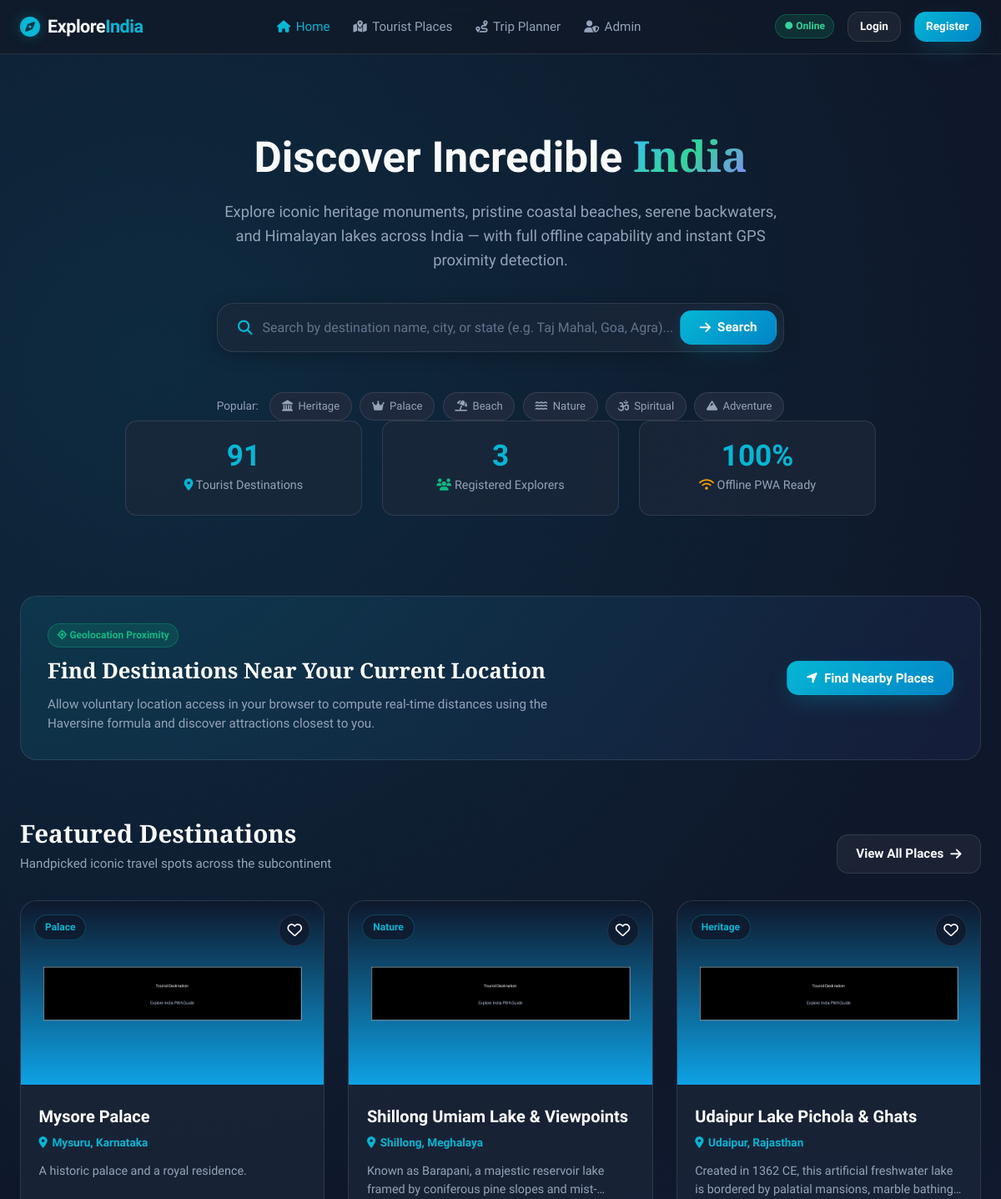
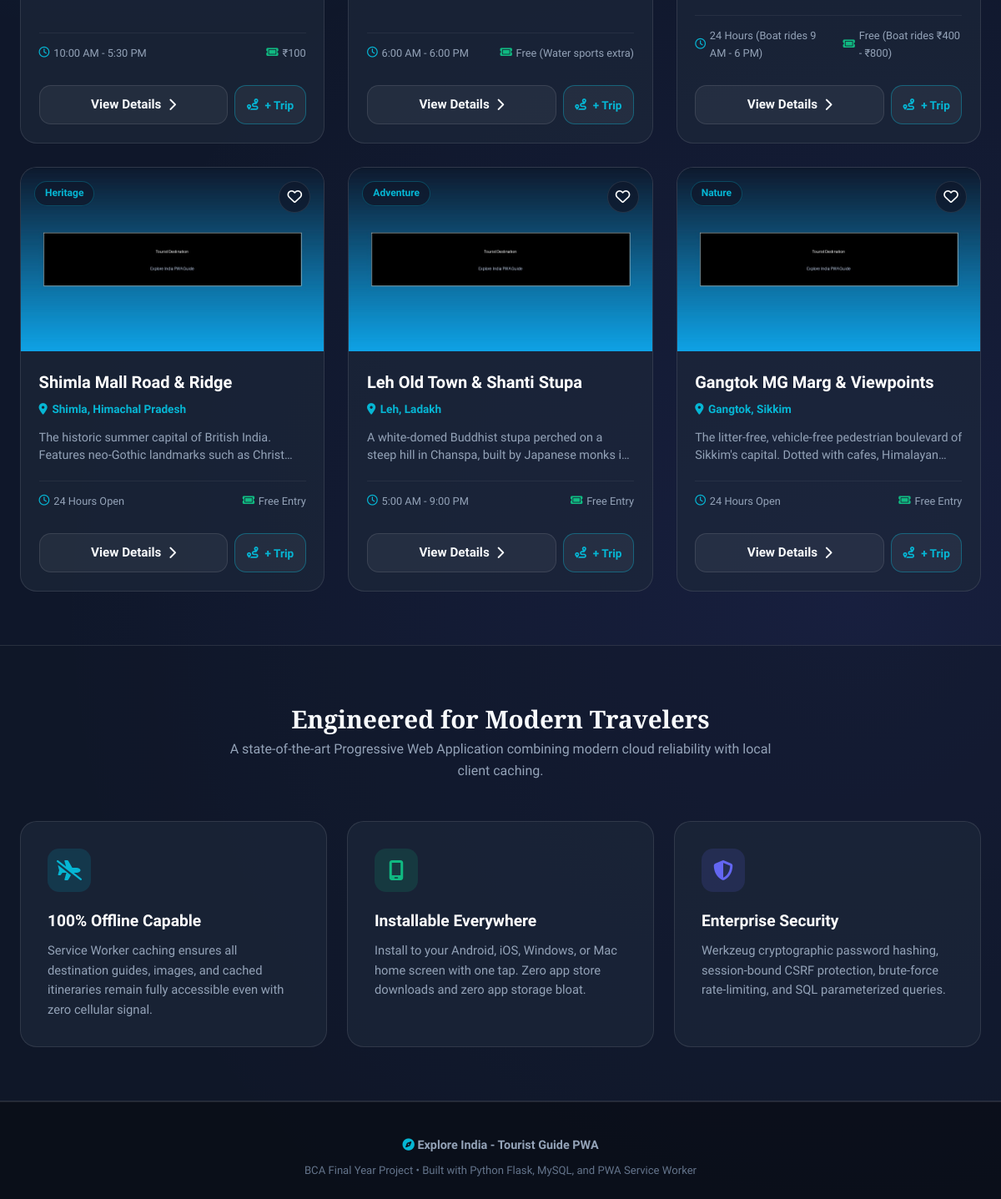
/api/index, run on the app's committed database (2 pictures, top to bottom).
### tables this page shows
CREATE TABLE tourist_places (
                place_id INTEGER PRIMARY KEY AUTOINCREMENT,
                name TEXT NOT NULL,
                location TEXT NOT NULL,
                description TEXT NOT NULL,
                timings TEXT DEFAULT '9:00 AM - 5:00 PM',
                entry_fee TEXT DEFAULT 'Free / Nominal',
                image TEXT DEFAULT 'default_place.jpg',
                category TEXT DEFAULT 'Heritage',
                created_at TIMESTAMP DEFAULT CURRENT_TIMESTAMP
            , latitude REAL NULL, longitude REAL NULL);

### app.py (the view)
@app.route('/')
@app.route('/api/index')
def home():
    try:
        places = query_db("SELECT * FROM tourist_places ORDER BY place_id DESC LIMIT 6", fetchall=True) or []
        places_count_row = query_db("SELECT COUNT(*) as cnt FROM tourist_places", fetchone=True)
        users_count_row = query_db("SELECT COUNT(*) as cnt FROM users", fetchone=True)
        total_places = places_count_row['cnt'] if places_count_row else 0
        total_users = users_count_row['cnt'] if users_count_row else 0
    except DatabaseError as de:
        logger.error("Database error on home page: %s", de)
        places = []
        total_places = 0
        total_users = 0
    except Exception as e:
        logger.error("Unexpected error on home page: %s", e)
        places = []
        total_places = 0
        total_users = 0
    user_fav_ids = []
    if 'user_id' in session:
        try:
            favs = query_db("SELECT place_id FROM favorites WHERE user_id = %s", (session['user_id'],), fetchall=True)
            user_fav_ids = [f['place_id'] for f in favs] if favs else []
        except Exception as e:
            logger.error("Error retrieving user favorites on home: %s", e)
    return render_template(
        'index.html',
        places=places,
        total_places=total_places,
        total_users=total_users,
        user_fav_ids=user_fav_ids
    )

### app.py (called while the page is built)
def get_csrf_token():
    if '_csrf_token' not in session:
        session['_csrf_token'] = secrets.token_hex(32)
    return session['_csrf_token']

@app.template_filter('image_url')
def image_url_filter(image_name):
    if not image_name:
        return url_for('static', filename='images/default_place.jpg')
    image_str = str(image_name).strip()
    if image_str.startswith(('http://', 'https://')):
        return image_str
    return url_for('static', filename='images/' + image_str)

@app.context_processor
def inject_template_helpers():
    return dict(csrf_token=get_csrf_token, image_url=image_url_filter)

    def __call__(self, environ, start_response):
        query_string = environ.get('QUERY_STRING', '')
        if '__path' in query_string:
            params = parse_qs(query_string, keep_blank_values=True)
            if '__path' in params:
                dest = params.pop('__path')[0].lstrip('/')
                environ['PATH_INFO'] = '/' + dest
                environ['QUERY_STRING'] = urlencode(params, doseq=True)
        elif environ.get('PATH_INFO') in ('/api/index', '/api/index.py'):
            environ['PATH_INFO'] = '/'
        return self.wsgi_app(environ, start_response)

### database.py (called while the page is built, shortened)
def get_sqlite_runtime_path():
    bundled_path = os.path.join(os.path.dirname(os.path.abspath(__file__)), 'tourist_guide.db')
    return bundled_path

def parse_database_config():
    db_url = os.environ.get('DATABASE_URL') or os.environ.get('MYSQL_URL')
    mysql_host = os.environ.get('MYSQL_HOST')
    return {
        'configured': False,
        'host': None,
        'port': 3306,
        'user': None,
        'password': '',
        'db': None,
        'ssl': False,
        'source': None
    }

def get_db():
    return db_instance.get_connection()

def is_mysql():
    return db_instance.use_mysql

def dict_from_row(row):
    if row is None:
        return None
    if isinstance(row, dict):
        return row
    return dict(row)

def dicts_from_rows(rows):
    return [dict_from_row(r) for r in rows]

### templates/index.html (shortened to what this page needs)
{% extends 'base.html' %}
{% block content %}
<section class="hero">
  <div class="container">
    <h1 class="hero-title">
      Discover Incredible <span class="gradient-text title-serif">India</span>
    </h1>
    <p class="hero-desc">
      Explore iconic heritage monuments, pristine coastal beaches, serene backwaters, and Himalayan lakes across India — with full offline capability and instant GPS proximity detection.
    </p>
    <div class="search-box-container">
      <form action="{{ url_for('view_places') }}" method="GET" class="search-form">
        <div class="search-input-group">
          <i class="fas fa-magnifying-glass"></i>
          <input type="text" name="q" class="search-input" placeholder="Search by destination name, city, or state (e.g. Taj Mahal, Goa, Agra)...">
        </div>
        <button type="submit" class="btn btn-primary">
          <i class="fas fa-arrow-right"></i> Search
        </button>
      </form>
    </div>
    <div style="display: flex; gap: 0.6rem; justify-content: center; flex-wrap: wrap; margin-top: 1.75rem;">
      <span style="font-size: 0.85rem; color: var(--text-muted); align-self: center; margin-right: 0.25rem;">Popular:</span>
      <a href="{{ url_for('view_places', category='Heritage') }}" class="pill-shortcut"><i class="fas fa-landmark"></i> Heritage</a>
      <a href="{{ url_for('view_places', category='Palace') }}" class="pill-shortcut"><i class="fas fa-crown"></i> Palace</a>
      <a href="{{ url_for('view_places', category='Beach') }}" class="pill-shortcut"><i class="fas fa-umbrella-beach"></i> Beach</a>
      <a href="{{ url_for('view_places', category='Nature') }}" class="pill-shortcut"><i class="fas fa-water"></i> Nature</a>
      <a href="{{ url_for('view_places', category='Spiritual') }}" class="pill-shortcut"><i class="fas fa-om"></i> Spiritual</a>
      <a href="{{ url_for('view_places', category='Adventure') }}" class="pill-shortcut"><i class="fas fa-mountain"></i> Adventure</a>
    </div>
    <div class="stats-grid">
      <div class="stat-card">
        <div class="stat-number">{{ total_places }}</div>
        <div class="stat-label"><i class="fas fa-location-dot" style="color: var(--primary);"></i> Tourist Destinations</div>
      </div>
      <div class="stat-card">
        <div class="stat-number">{{ total_users }}</div>
        <div class="stat-label"><i class="fas fa-users" style="color: var(--accent);"></i> Registered Explorers</div>
      </div>
      <div class="stat-card">
        <div class="stat-number">100%</div>
        <div class="stat-label"><i class="fas fa-wifi" style="color: var(--warning);"></i> Offline PWA Ready</div>
      </div>
    </div>
  </div>
</section>
<section style="padding: 2.5rem 0 1rem;">
  <div class="container">
    <div style="background: linear-gradient(135deg, rgba(6, 182, 212, 0.12), rgba(99, 102, 241, 0.08)); border: 1px solid var(--border-glass); border-radius: var(--radius-lg); padding: 2rem; display: flex; align-items: center; justify-content: space-between; flex-wrap: wrap; gap: 1.5rem;">
      <div style="max-width: 600px;">
        <span class="status-badge" style="background: rgba(16, 185, 129, 0.15); color: var(--accent); border: 1px solid rgba(16, 185, 129, 0.3); margin-bottom: 0.5rem; display: inline-block;">
          <i class="fas fa-location-crosshairs"></i> Geolocation Proximity
        </span>
        <h3 class="title-serif" style="font-size: 1.6rem; color: #fff; margin-bottom: 0.5rem;">
          Find Destinations Near Your Current Location
        </h3>
        <p style="color: var(--text-muted); font-size: 0.95rem; line-height: 1.5;">
          Allow voluntary location access in your browser to compute real-time distances using the Haversine formula and discover attractions closest to you.
        </p>
      </div>
      <button type="button" class="btn btn-primary" onclick="locateNearbyPlaces()">
        <i class="fas fa-location-arrow"></i> Find Nearby Places
      </button>
    </div>
  </div>
</section>
<section style="padding: 3rem 0 4rem;">
  <div class="container">
    <div class="section-header">
      <div>
        <h2 class="section-title title-serif">Featured Destinations</h2>
        <p class="section-subtitle">Handpicked iconic travel spots across the subcontinent</p>
      </div>
      <a href="{{ url_for('view_places') }}" class="btn btn-outline">
        View All Places <i class="fas fa-arrow-right"></i>
      </a>
    </div>
    <div class="places-grid">
      {% for place in places %}
        <div class="place-card">
          <div class="card-img-wrapper">
            <img src="{{ place.image|image_url }}" alt="{{ place.name }}" class="card-img" loading="lazy" onerror="this.onerror=null; this.src='/static/images/default_place.jpg';">
            <span class="category-pill">{{ place.category or 'Heritage' }}</span>
            <button class="fav-btn {% if place.place_id in user_fav_ids %}active{% endif %}" onclick="toggleFavorite({{ place.place_id }}, this)" aria-label="Save to Favorites" title="Save to Favorites">
              <i class="{% if place.place_id in user_fav_ids %}fas{% else %}far{% endif %} fa-heart"></i>
            </button>
          </div>
          <div class="card-body">
            <h3 class="place-title">{{ place.name }}</h3>
            <div class="place-location">
              <i class="fas fa-location-dot"></i> {{ place.location }}
            </div>
            <p class="place-desc">{{ place.description }}</p>
            <div class="card-info-row">
              <span class="info-item"><i class="far fa-clock" style="color: var(--primary);"></i> {{ place.timings }}</span>
              <span class="info-item" style="margin-left: auto;"><i class="fas fa-ticket" style="color: var(--accent);"></i> {{ place.entry_fee }}</span>
            </div>
            <div style="display: flex; gap: 0.5rem; margin-top: 0.75rem;">
              <a href="{{ url_for('place_details', place_id=place.place_id) }}" class="btn btn-outline" style="flex: 1;">
                View Details <i class="fas fa-chevron-right"></i>
              </a>
              <button type="button" onclick="openAddToTripModal({{ place.place_id }}, '{{ place.name|replace("'", "\\'") }}')" class="btn btn-outline btn-sm" title="Add to Trip Itinerary" style="color: var(--primary); border-color: rgba(6, 182, 212, 0.4);">
                <i class="fas fa-route"></i> + Trip
              </button>
            </div>
          </div>
        </div>
      {% endfor %}
    </div>
  </div>
</section>
<section style="padding: 4rem 0; background: rgba(17, 24, 39, 0.4); border-top: 1px solid var(--border-glass); border-bottom: 1px solid var(--border-glass);">
  <div class="container">
    <div style="text-align: center; max-width: 650px; margin: 0 auto 3rem;">
      <h2 class="section-title title-serif">Engineered for Modern Travelers</h2>
      <p style="color: var(--text-muted);">
        A state-of-the-art Progressive Web Application combining modern cloud reliability with local client caching.
      </p>
    </div>
    <div style="display: grid; grid-template-columns: repeat(auto-fit, minmax(260px, 1fr)); gap: 1.5rem;">
      <div class="feature-card" style="background: var(--bg-glass-card); border: 1px solid var(--border-glass); border-radius: var(--radius-lg); padding: 2rem;">
        <div style="width: 52px; height: 52px; border-radius: var(--radius-md); background: rgba(6, 182, 212, 0.15); color: var(--primary); display: flex; align-items: center; justify-content: center; font-size: 1.5rem; margin-bottom: 1.25rem;">
          <i class="fas fa-plane-slash"></i>
        </div>
        <h3 style="font-size: 1.2rem; margin-bottom: 0.5rem; color: #fff;">100% Offline Capable</h3>
        <p style="color: var(--text-muted); font-size: 0.92rem; line-height: 1.6;">
          Service Worker caching ensures all destination guides, images, and cached itineraries remain fully accessible even with zero cellular signal.
        </p>
      </div>
      <div class="feature-card" style="background: var(--bg-glass-card); border: 1px solid var(--border-glass); border-radius: var(--radius-lg); padding: 2rem;">
        <div style="width: 52px; height: 52px; border-radius: var(--radius-md); background: rgba(16, 185, 129, 0.15); color: var(--accent); display: flex; align-items: center; justify-content: center; font-size: 1.5rem; margin-bottom: 1.25rem;">
          <i class="fas fa-mobile-screen"></i>
        </div>
        <h3 style="font-size: 1.2rem; margin-bottom: 0.5rem; color: #fff;">Installable Everywhere</h3>
        <p style="color: var(--text-muted); font-size: 0.92rem; line-height: 1.6;">
          Install to your Android, iOS, Windows, or Mac home screen with one tap. Zero app store downloads and zero app storage bloat.
        </p>
      </div>
      <div class="feature-card" style="background: var(--bg-glass-card); border: 1px solid var(--border-glass); border-radius: var(--radius-lg); padding: 2rem;">
        <div style="width: 52px; height: 52px; border-radius: var(--radius-md); background: rgba(99, 102, 241, 0.15); color: var(--accent-secondary); display: flex; align-items: center; justify-content: center; font-size: 1.5rem; margin-bottom: 1.25rem;">
          <i class="fas fa-shield-halved"></i>
        </div>
        <h3 style="font-size: 1.2rem; margin-bottom: 0.5rem; color: #fff;">Enterprise Security</h3>
        <p style="color: var(--text-muted); font-size: 0.92rem; line-height: 1.6;">
          Werkzeug cryptographic password hashing, session-bound CSRF protection, brute-force rate-limiting, and SQL parameterized queries.
        </p>
      </div>
    </div>
  </div>
</section>
{% endblock %}

### templates/base.html (shortened to what this page needs)
<!DOCTYPE html>
<html lang="en">
<head>
  <link rel="stylesheet" href="https://cdnjs.cloudflare.com/ajax/libs/font-awesome/6.4.0/css/all.min.css">
  <link rel="stylesheet" href="{{ url_for('static', filename='css/style.css') }}">
</head>
<body>
  <nav class="navbar">
    <div class="container nav-container">
      <a href="{{ url_for('home') }}" class="nav-brand">
        <i class="fas fa-compass"></i>
        <span>Explore<span style="color: var(--primary);">India</span></span>
      </a>
      <ul class="nav-links" id="nav-menu">
        <li>
          <a href="{{ url_for('home') }}" class="nav-link {% if request.endpoint == 'home' %}active{% endif %}">
            <i class="fas fa-house"></i> Home
          </a>
        </li>
        <li>
          <a href="{{ url_for('view_places') }}" class="nav-link {% if request.endpoint == 'view_places' %}active{% endif %}">
            <i class="fas fa-map-location-dot"></i> Tourist Places
          </a>
        </li>
        <li>
          <a href="{{ url_for('itineraries') }}" class="nav-link {% if request.endpoint and 'itinerar' in request.endpoint %}active{% endif %}">
            <i class="fas fa-route"></i> Trip Planner
          </a>
        </li>
        <li>
          <a href="{{ url_for('admin_dashboard') if session.get('is_admin') else url_for('admin_login') }}" class="nav-link {% if request.endpoint and 'admin' in request.endpoint %}active{% endif %}">
            <i class="fas fa-user-shield"></i> Admin
          </a>
        </li>
      </ul>
      <div class="nav-actions">
        <span id="network-status-badge" class="status-badge online">● Online</span>
        {% if session.get('user_id') %}
          <div style="display: flex; align-items: center; gap: 0.75rem;">
            <span style="font-size: 0.88rem; color: var(--text-muted);">
              <i class="fas fa-user-circle" style="color: var(--primary);"></i> {{ session.get('user_name') }}
            </span>
            <a href="{{ url_for('logout') }}" class="btn btn-outline btn-sm">
              <i class="fas fa-right-from-bracket"></i> Logout
            </a>
          </div>
        {% else %}
          <a href="{{ url_for('login') }}" class="btn btn-outline btn-sm">Login</a>
          <a href="{{ url_for('register') }}" class="btn btn-primary btn-sm">Register</a>
        {% endif %}
      </div>
    </div>
  </nav>
  <main style="flex: 1;">
    {% block content %}{% endblock %}
  </main>
  <footer class="footer">
    <div class="container" style="text-align: center;">
      <p style="margin-bottom: 0.5rem;">
        <i class="fas fa-compass" style="color: var(--primary);"></i> <strong>Explore India - Tourist Guide PWA</strong>
      </p>
      <p style="font-size: 0.82rem; color: var(--text-subtle);">
        BCA Final Year Project &bull; Built with Python Flask, MySQL, and PWA Service Worker
      </p>
    </div>
  </footer>
</body>
</html>

### data on the page
tourist_places: category "Palace", name "Mysore Palace", location "Mysuru, Karnataka", description "A historic palace and a royal residence.", timings "10:00 AM - 5:30 PM", entry_fee "₹100"
tourist_places: category "Nature", name "Shillong Umiam Lake & Viewpoints", location "Shillong, Meghalaya", description "Known as Barapani, a majestic reservoir lake framed by coniferous pine slopes…", timings "6:00 AM - 6:00 PM", entry_fee "Free (Water sports extra)"
tourist_places: category "Heritage", name "Udaipur Lake Pichola & Ghats", location "Udaipur, Rajasthan", description "Created in 1362 CE, this artificial freshwater lake is bordered by palatial mansions, marble…", timings "24 Hours (Boat rides 9 AM - 6 PM)", entry_fee "Free (Boat rides ₹400 - ₹800)"
tourist_places: category "Heritage", name "Shimla Mall Road & Ridge", location "Shimla, Himachal Pradesh", description "The historic summer capital of British India. Features neo-Gothic landmarks such as…", timings "24 Hours Open", entry_fee "Free Entry"
tourist_places: category "Adventure", name "Leh Old Town & Shanti Stupa", location "Leh, Ladakh", description "A white-domed Buddhist stupa perched on a steep hill in Chanspa, built by Japanese monks…", timings "5:00 AM - 9:00 PM", entry_fee "Free Entry"
tourist_places: category "Nature", name "Gangtok MG Marg & Viewpoints", location "Gangtok, Sikkim", description "The litter-free, vehicle-free pedestrian boulevard of Sikkim's capital. Dotted with cafes,…", timings "24 Hours Open", entry_fee "Free Entry"

### other printed values
{{ total_places }} "91"
{{ total_users }} "3"
